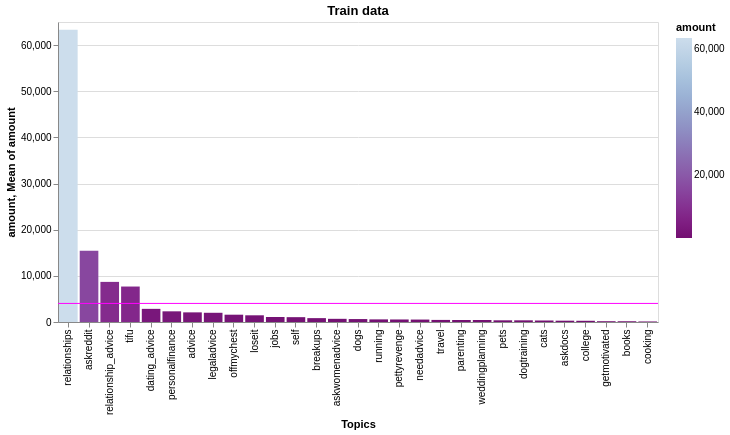

Here is the notebook cell this chart was saved with:
### Code cell
# showing the amount of posts in each subreddit (category) in the training set
bar = show_me_more(training, "Train data", 'bluepurple')
bar.display()

### Figure 1 — Vega-Lite specification as saved in the notebook (floating-point values rounded to 4 significant figures)
{"$schema": "https://vega.github.io/schema/vega-lite/v5.20.1.json", "config": {"view": {"continuousHeight": 300, "continuousWidth": 300}}, "data": {"name": "data-fec6078ae35ec5f93a61acc6c43210a7"}, "datasets": {"data-fec6078ae35ec5f93a61acc6c43210a7": [{"Topics": "relationships", "amount": 63324}, {"Topics": "askreddit", "amount": 15440}, {"Topics": "relationship_advice", "amount": 8691}, {"Topics": "tifu", "amount": 7685}, {"Topics": "dating_advice", "amount": 2849}, {"Topics": "personalfinance", "amount": 2312}, {"Topics": "advice", "amount": 2088}, {"Topics": "legaladvice", "amount": 1997}, {"Topics": "offmychest", "amount": 1582}, {"Topics": "loseit", "amount": 1452}, {"Topics": "jobs", "amount": 1084}, {"Topics": "self", "amount": 1048}, {"Topics": "breakups", "amount": 838}, {"Topics": "askwomenadvice", "amount": 688}, {"Topics": "dogs", "amount": 638}, {"Topics": "running", "amount": 567}, {"Topics": "pettyrevenge", "amount": 548}, {"Topics": "needadvice", "amount": 528}, {"Topics": "travel", "amount": 452}, {"Topics": "parenting", "amount": 435}, {"Topics": "weddingplanning", "amount": 433}, {"Topics": "pets", "amount": 366}, {"Topics": "dogtraining", "amount": 362}, {"Topics": "cats", "amount": 324}, {"Topics": "askdocs", "amount": 283}, {"Topics": "college", "amount": 264}, {"Topics": "getmotivated", "amount": 169}, {"Topics": "books", "amount": 161}, {"Topics": "cooking", "amount": 114}]}, "layer": [{"encoding": {"color": {"field": "amount", "scale": {"reverse": true, "scheme": "bluepurple"}, "type": "quantitative"}, "tooltip": {"field": "amount", "type": "quantitative"}, "x": {"field": "Topics", "sort": {}, "type": "nominal"}, "y": {"field": "amount", "type": "quantitative"}}, "mark": {"type": "bar"}, "name": "view_8", "title": "Train data"}, {"encoding": {"y": {"aggregate": "mean", "field": "amount", "type": "quantitative"}}, "mark": {"color": "magenta", "type": "rule"}}], "params": [{"bind": "scales", "name": "param_11", "select": {"encodings": ["x", "y"], "type": "interval"}, "views": ["view_8"]}], "width": 600}
